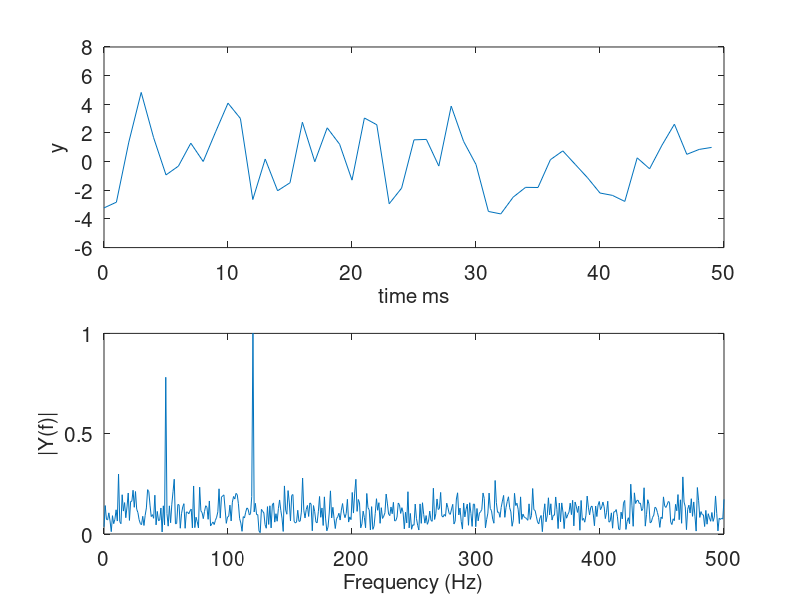

The MATLAB source for this figure:
% Prog_17a.m: Signal corrupted with noise and power spectrum.
Fs = 1000;                    % Sampling frequency.
T = 1/Fs;                     % Sample time.
L = 1000;                     % Length of signal.
t = (0:L-1)*T;                % Time vector.
Amplitude1=0.7;Amplitude2=1;Frequency1=50;Frequency2=120;
% Sum of a 50 Hz sinusoid and a 120 Hz sinusoid.
x = Amplitude1*sin(2*pi*Frequency1*t) + Amplitude2*sin(2*pi*Frequency2*t); 
y = x + 2*randn(size(t));     % Sinusoids plus noise.
subplot(2,1,1)
plot(Fs*t(1:50),y(1:50))
fsize=15;
axis([0 50 -6 8]);
set(gca,'xtick',0:10:50,'FontSize',fsize)
set(gca,'ytick',-6:2:8,'FontSize',fsize)
xlabel('time ms','FontSize',fsize)
ylabel('y','FontSize',fsize)

NFFT = 2^nextpow2(L);              % Next higher power of 2 from length of y.
Y = fft(y,NFFT)/L;
f = Fs/2*linspace(0,1,NFFT/2+1);   % Linearly spaced vectors.
subplot(2,1,2)                     % Plot single-sided amplitude spectrum.
plot(f,2*abs(Y(1:NFFT/2+1))) 
fsize=15;
axis([0 500 0 1]);
set(gca,'xtick',0:100:500,'FontSize',fsize)
set(gca,'ytick',0:0.5:1,'FontSize',fsize)
xlabel('Frequency (Hz)','FontSize',fsize)
ylabel('|Y(f)|','FontSize',fsize)
% You can read off the amplitudes and frequencies from the fft.
% End of Prog_17a.m.
